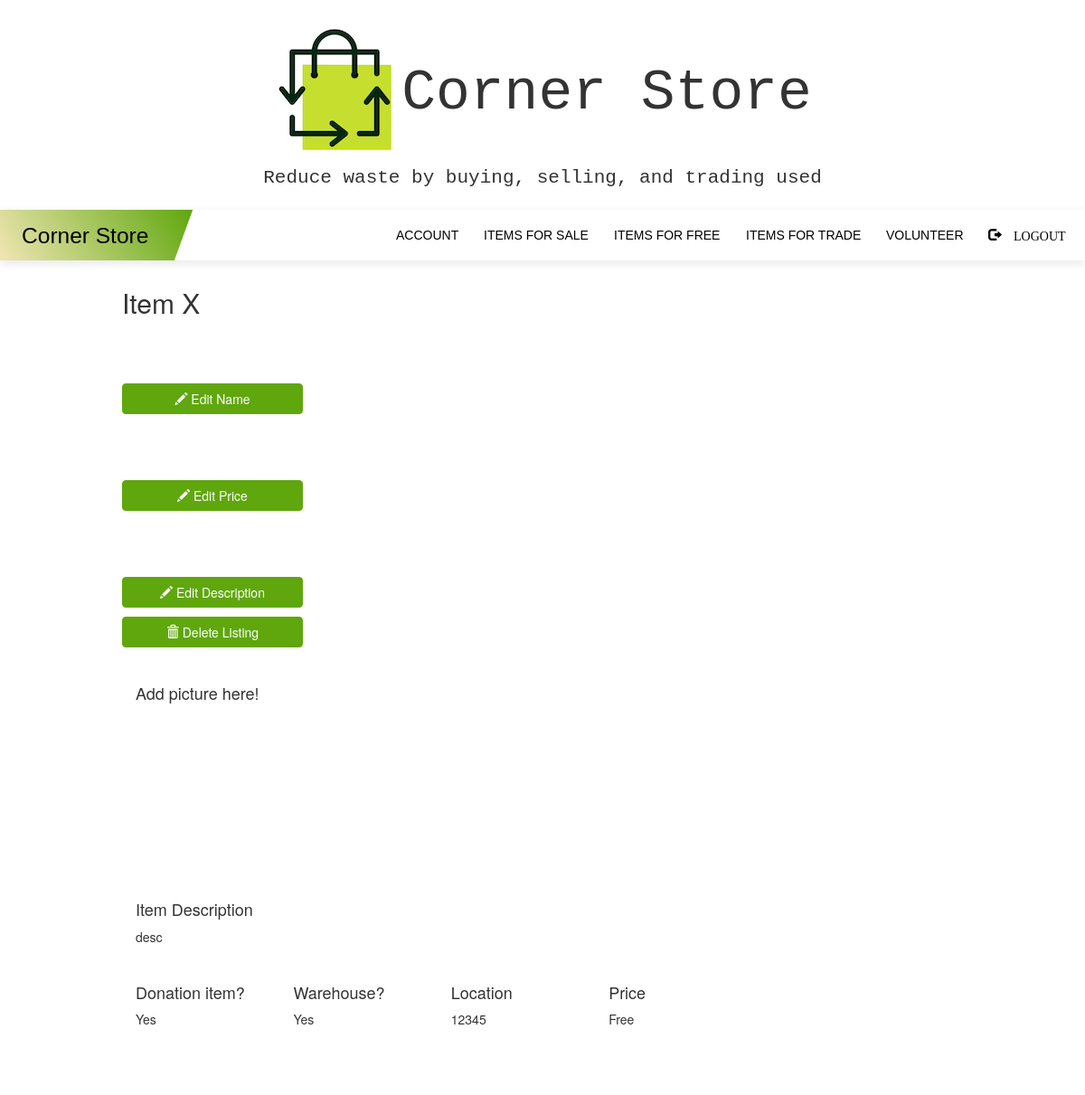
The app's page /managelistings/7 (signed in) with its own data.
### myapp/models.py (models this page shows, shortened)
class Listing(db.Model):
    id = db.Column(db.Integer, primary_key=True)
    image_file = db.Column(db.String(20),nullable=False,default='default.jpg')
    name = db.Column(db.String(64))
    description = db.Column(db.String(512))
    location = db.Column(db.Integer)
    agency = db.Column(db.String(128))
    warehouse = db.Column(db.Boolean, default=False)
    free = db.Column(db.Boolean, default=False)
    price = db.Column(db.Float, default=0.00)
    trade = db.Column(db.Boolean, default=False)
    user_id = db.Column(db.Integer, db.ForeignKey('users.id'))
    status = db.Column(db.String, default='For Sale')

### myapp/routes.py (the view)
@myapp_obj.route('/managelistings/<int:val>')
@login_required
def manageListing(val):
    listing_id = val
    item = Listing.query.get(listing_id)
    return render_template('managelisting.html',  item=item)

### myapp/models.py (called while the page is built)
@login.user_loader
def load_user(id):
    return User.query.get(int(id))

### myapp/templates/managelisting.html (shortened to what this page needs)
{% extends "base.html" %}
{% block content %}
<p>
</head>
<body>
<div class="container-fluid" style="width:80%">
  <div class="row content">
    <div class="col-sm-3 sidenav hidden-xs">
      <h2> {{ item.name }} </h2>
      <br><br><br>
      <div>
      <p>
        <a href ="/newname/{{item.id}}" class = "btn btn-primary" style="width: 200px; color:white"> <span class="glyphicon glyphicon-pencil"></span>             Edit Name </a></p><br><br><br>
        <p>
        <a href ="/newprice/{{item.id}}" class = "btn btn-primary" style="width: 200px; color:white"><span class="glyphicon glyphicon-pencil"></span>              Edit Price </a><br><br><br><br>
        </p>
        <p><a href ="/profile" class = "btn btn-primary" style="width: 200px; color:white"><span class="glyphicon glyphicon-pencil"></span>              Edit Description </a><br></p>
        </div>
        <p><a href ="/delete/{{item.id}}" class = "btn btn-primary" style="width: 200px; color:white"><span class="glyphicon glyphicon-trash"></span>              Delete Listing </a><br></p>
        </div>
    </div>
    <br>
    <div class="col-sm-9">
        <h4>Add picture here! </h4>
        <p><br><br><br><br><br><br><br><br></p>
      <br>
      <div class="row">
      <div class="col-sm-9">
        <h4>Item Description</h4>
        <p> {{item.description }}</p>
      </div>
  </div>
      <br>
      <div class="row">
        <div class="col-sm-3">
            <h4> Donation item? </h4>
            {% if item.agency %}
            <p>Yes</p>
            {% endif %}
        </div>
        <div class="col-sm-3">
            <h4>Warehouse? </h4>
            {% if item.warehouse %}
            <p>Yes</p>
            {% else %}
            <p> No </p>
            {% endif %}
        </div>
        <div class="col-sm-3">
            <h4>Location</h4>
            <p>{{ item.location }}</p>
        </div>
        <div class="col-sm-3">
            <h4>Price</h4>
            {% if item.free == True %}
            <p> Free </p>
            {% elif item.trade == True %}
            <p> Trade </p>
            {% else %}
            <p> {{ item.price }}</p>
            {% endif %}
        </div>
      </div>
      <br><br><br>
        </div>
      </div>
    </div>
</body>
</html>
{% endblock %}

### myapp/static/nav.css (style rules this page uses)
html { scroll-behavior: smooth; }
body { line-height: 1.5em; padding: 0; margin: 0; }
a:link, a:visited, a:active { text-decoration: none; color: black; }
.btn-primary { color: #fff; background-color: #5fa70d; border-color: #5fa70d; }

### records on screen
Listing: name "Item X", description "desc", location "12345"
